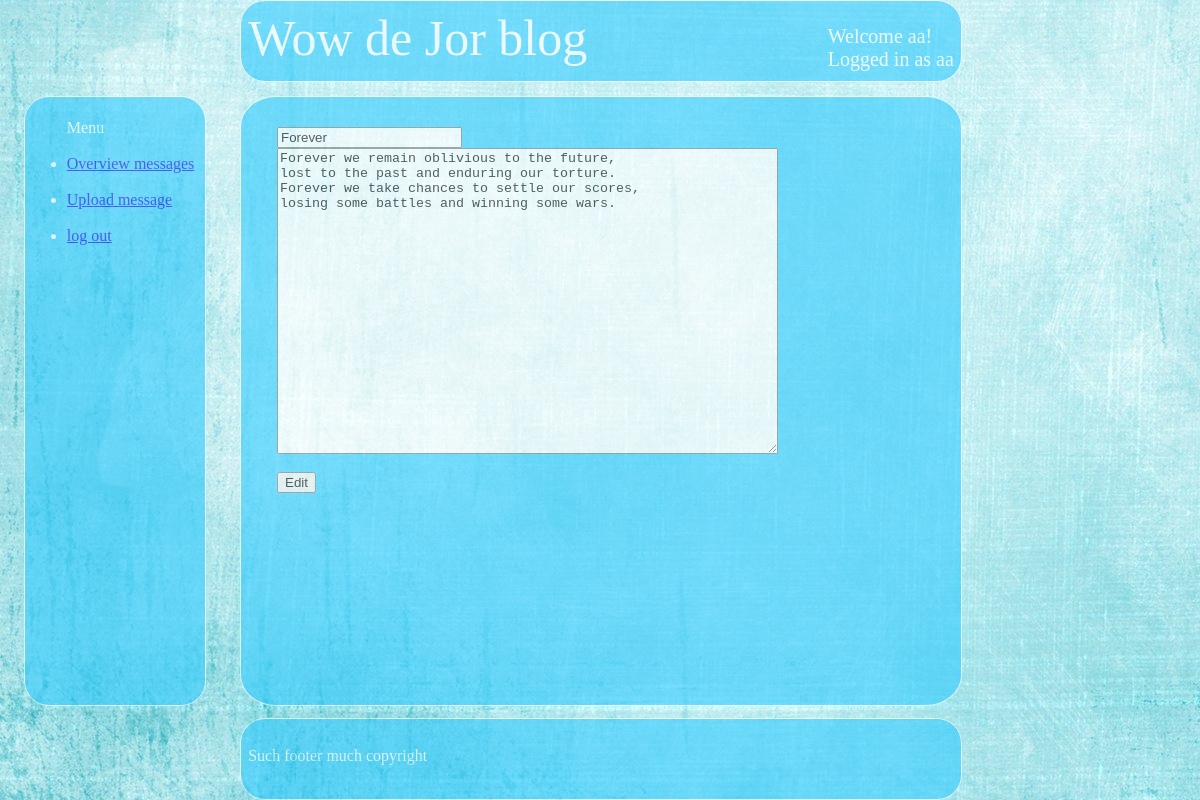
The app's page /view/update_message_form.php?id=2 (signed in) with its own data.
### tables this page shows
CREATE TABLE `message` (
  `ID` int(11) NOT NULL,
  `titel` varchar(200) NOT NULL,
  `message` text NOT NULL,
  `op` int(11) NOT NULL
);

### view/update_message_form.php (the view, shortened to what this page needs)
<head>
</head>
<?php
include '../include/menu.php';
include '../include/header.php';
$id = $_GET['id'];
include '../model/connect.php';
$sql = "SELECT titel, message
FROM message
WHERE id=$id";
$result = mysqli_query($conn, $sql);
while(list($titel, $message)= mysqli_fetch_row($result)){
	echo "
	<form action=\"../controller/update_message.php\" method=\"GET\">
		<input type=\"text\" name=\"titel\" value=\"$titel\"><br>
		<textarea id=\"mytextarea\" name=\"message\" cols=\"60\" rows=\"20\">$message</textarea><br>
		<input type=\"hidden\" name=\"id\" value=\"$id\"><br>
		<input type=\"submit\" name=\"submit\" value=\"Edit\"><br>
	</form>
	";
}
include '../include/footer.php';
?>

### records on screen
message: titel "Forever", message "Forever we remain oblivious to the future, lost to the past and enduring our torture. Forever we take chances to settle our scores, losing some battles and winning some wars."

### other values on screen
$_SESSION['name'] "aa"
$_SESSION['username'] "aa"
